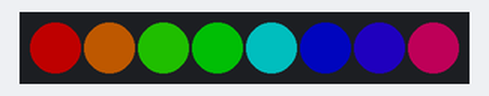
A sketch run on a simulated Arduino Uno, built with avr-gcc and run on an emulated ATmega328P. Shown: 8 RGB LEDs in strip order, left to right. Dim RGB values are drawn brighter than linear; what the sketch prints to the serial monitor is not drawn.

Above: at 0.16 s.
At 3.87 s:
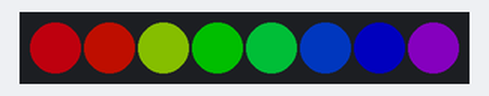
At 9.14 s:
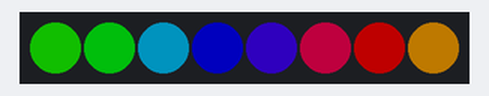
At 19.38 s:
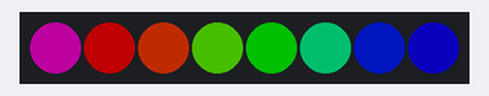
At 28.35 s:
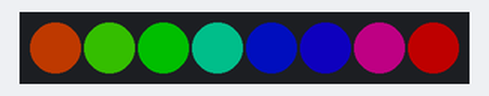
At 38.59 s:
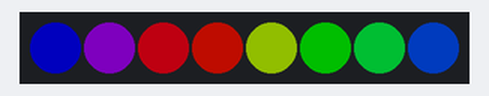
Timing chart, 0 to 38.7 s (numbered marks = the images above):
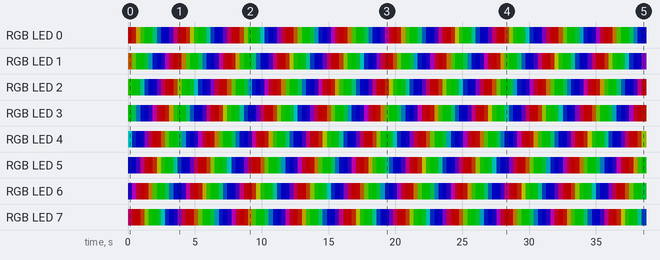

The sketch:

Practical_12.ino
```cpp
#include <Adafruit_NeoPixel.h>

#define LED_PIN   11
#define NUM_LEDS  8

Adafruit_NeoPixel strip(NUM_LEDS, LED_PIN, NEO_GRB + NEO_KHZ800);

void setup() {
  Serial.begin(9600);
  strip.begin();
  strip.setBrightness(80);
  strip.show();
}

void loop() {
  rainbowCycle(5);
}

void rainbowCycle(uint8_t wait) {

  for (long firstPixelHue = 0; firstPixelHue < 5 * 65536; firstPixelHue += 256) {

    for (int i = 0; i < NUM_LEDS; i++) {
      int pixelHue = firstPixelHue + (i * 65536L / NUM_LEDS);
      strip.setPixelColor(i, strip.gamma32(strip.ColorHSV(pixelHue)));
    }

    strip.show();

    Serial.print("Hue: ");
    Serial.println(firstPixelHue);

    delay(wait);
  }
}
```

Measured:
- by itself, RGB LED 1: off → RGB(80, 37, 0) at 0.01 s, → RGB(42, 80, 0) 0.31 s later, → RGB(4, 80, 0) 0.31 s later, → RGB(0, 80, 0) 0.31 s later, … (125 changes in this stretch)
- by itself, RGB LED 2: off → RGB(13, 80, 0) at 0.01 s, → RGB(0, 80, 0) 0.31 s later, → RGB(0, 80, 9) 0.31 s later, → RGB(0, 80, 62) 0.31 s later, … (125 changes in this stretch)
